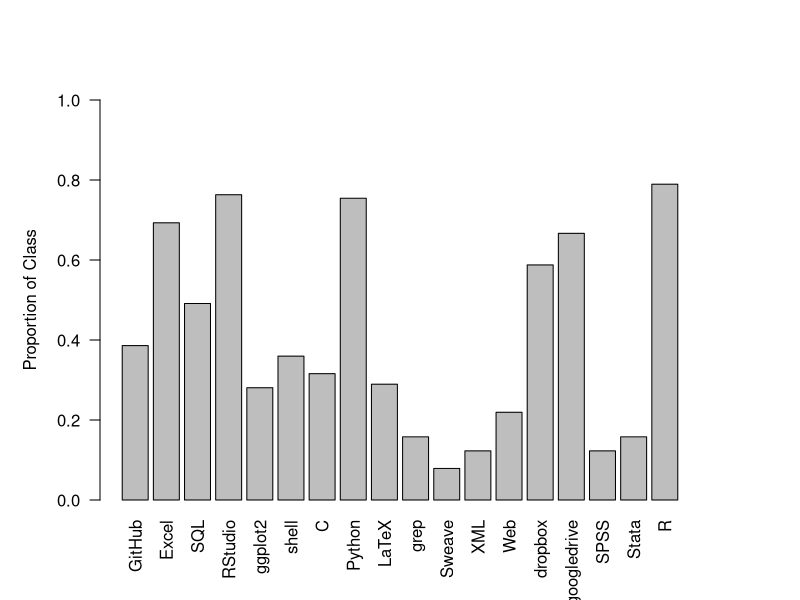
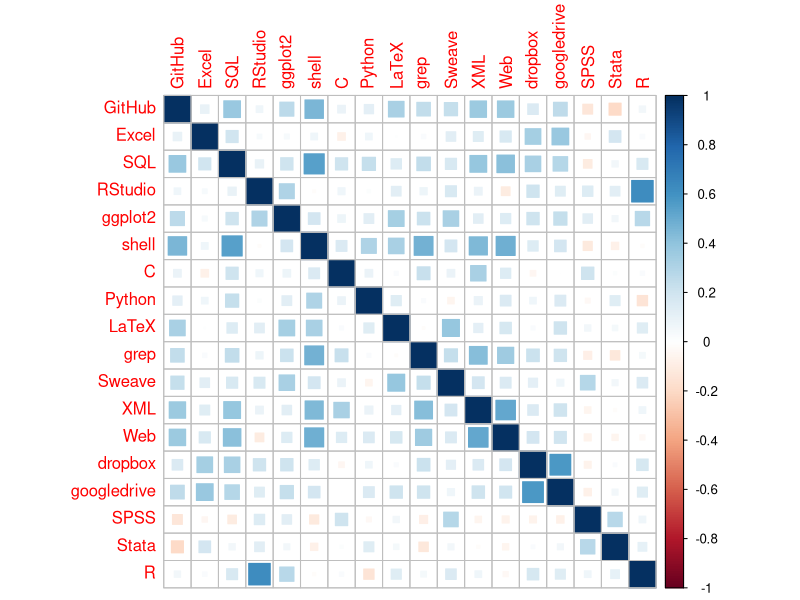

R code for these plots, in order:
#data clean
setwd("/Users/Ryan/Desktop/EDAV/")
survey <- read.csv("Survey+Response.csv")

#naming vars and removing empty columns
names(survey) <- c("waitlist","program","tools","exp.Rmodeling","b5","b6","b7","b8","b9","b10","b11","gender","primaryeditor","exp.Rgraphics","exp.Radvanced","exp.documentation","exp.Matlab","exp.Github","b19","b20","b21","b22","b23","b24","b25","b26","b27","b28","b29","b30","b31","b32","b33","b34","b35","b36","b37","b38")
survey <- survey[,c(-5:-11,-19:-38)]

#dummy variables for each language/tool in tools
tooldummies = c()
toolList <- c("Github","Excel","SQL","RStudio","ggplot2","shell", "C/C","Python","LaTeX","(grep)","Sweave/knitr","XML","Web: html css js","dropbox","google drive","SPSS","Stata")
for(t in toolList){
  tooldummies <- cbind(tooldummies,grepl(t,survey$tools))
}
tooldummies <- cbind(tooldummies,(grepl("R,",survey$tools)==TRUE | (grepl("R",survey$tools)==TRUE & grepl("RStudio",survey$tools)==FALSE)))
colnames(tooldummies) <- c("GitHub","Excel","SQL","RStudio","ggplot2","shell", "C","Python","LaTeX","grep","Sweave","XML","Web","dropbox","googledrive","SPSS","Stata","R")
survey <- cbind(survey,tooldummies)

#quick summary info
summary(survey)
par(las = 2)
par(mar=c(5,5,5,5))
barplot(apply(survey[,12:29],2,mean),ylab = "Proportion of Class",ylim = c(0,1))
library(corrplot)
corrplot(cor(survey[,12:29]),method='square')
